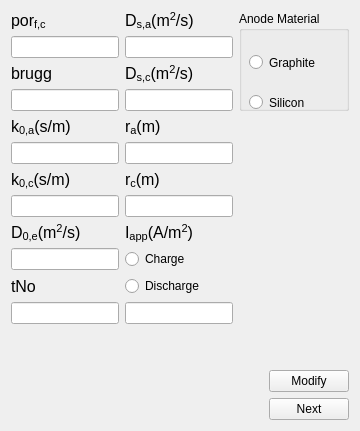
          <widget class="QWidget" name="tab_6">
           <attribute name="title">
            <string>Constant cont.-&gt;</string>
           </attribute>
           <layout class="QGridLayout" name="gridLayout_11">
            <item row="3" column="0">
             <widget class="QLineEdit" name="brugg_lineEdit"/>
            </item>
            <item row="10" column="1">
             <widget class="QRadioButton" name="select_discharge">
              <property name="text">
               <string>Discharge</string>
              </property>
             </widget>
            </item>
            <item row="3" column="1">
             <widget class="QLineEdit" name="dsc_lineEdit"/>
            </item>
            <item row="9" column="1">
             <widget class="QRadioButton" name="select_charge">
              <property name="text">
               <string>Charge</string>
              </property>
             </widget>
            </item>
            <item row="5" column="1">
             <widget class="QLineEdit" name="rsa_lineEdit"/>
            </item>
            <item row="7" column="0">
             <widget class="QLineEdit" name="k0faisc_lineEdit"/>
            </item>
            <item row="6" column="1">
             <widget class="QLabel" name="label_53">
              <property name="font">
               <font>
                <pointsize>12</pointsize>
               </font>
              </property>
              <property name="text">
               <string>r&lt;sub&gt;c&lt;/sub&gt;(m)</string>
              </property>
             </widget>
            </item>
            <item row="8" column="0">
             <widget class="QLabel" name="label_48">
              <property name="font">
               <font>
                <pointsize>12</pointsize>
               </font>
              </property>
              <property name="text">
               <string>&lt;html&gt;&lt;head/&gt;&lt;body&gt;&lt;p&gt;D&lt;span style=&quot; vertical-align:sub;&quot;&gt;0,e&lt;/span&gt;(m&lt;span style=&quot; vertical-align:super;&quot;&gt;2&lt;/span&gt;/s)&lt;/p&gt;&lt;/body&gt;&lt;/html&gt;</string>
              </property>
             </widget>
            </item>
            <item row="5" column="0">
             <widget class="QLineEdit" name="k0faisa_lineEdit"/>
            </item>
            <item row="1" column="1">
             <widget class="QLineEdit" name="dsa_lineEdit"/>
            </item>
            <item row="1" column="0">
             <widget class="QLineEdit" name="porfc_lineEdit"/>
            </item>
            <item row="4" column="1">
             <widget class="QLabel" name="label_52">
              <property name="font">
               <font>
                <pointsize>12</pointsize>
               </font>
              </property>
              <property name="text">
               <string>r&lt;sub&gt;a&lt;/sub&gt;(m)</string>
              </property>
             </widget>
            </item>
            <item row="9" column="0">
             <widget class="QLineEdit" name="d0ce_lineEdit"/>
            </item>
            <item row="0" column="1">
             <widget class="QLabel" name="label_50">
              <property name="font">
               <font>
                <pointsize>12</pointsize>
               </font>
              </property>
              <property name="text">
               <string>&lt;html&gt;&lt;head/&gt;&lt;body&gt;&lt;p&gt;D&lt;span style=&quot; vertical-align:sub;&quot;&gt;s,a&lt;/span&gt;(m&lt;span style=&quot; vertical-align:super;&quot;&gt;2&lt;/span&gt;/s)&lt;/p&gt;&lt;/body&gt;&lt;/html&gt;</string>
              </property>
             </widget>
            </item>
            <item row="4" column="0">
             <widget class="QLabel" name="label_46">
              <property name="font">
               <font>
                <pointsize>12</pointsize>
               </font>
              </property>
              <property name="text">
               <string>&lt;html&gt;&lt;head/&gt;&lt;body&gt;&lt;p&gt;k&lt;span style=&quot; vertical-align:sub;&quot;&gt;0,a&lt;/span&gt;(s/m)&lt;/p&gt;&lt;/body&gt;&lt;/html&gt;</string>
              </property>
             </widget>
            </item>
            <item row="7" column="1">
             <widget class="QLineEdit" name="rsc_lineEdit"/>
            </item>
            <item row="0" column="2" rowspan="4">
             <widget class="QGroupBox" name="groupBox">
              <property name="title">
               <string>Anode Material</string>
              </property>
              <widget class="QRadioButton" name="select_silicon">
               <property name="geometry">
                <rect>
                 <x>10</x>
                 <y>80</y>
                 <width>112</width>
                 <height>23</height>
                </rect>
               </property>
               <property name="text">
                <string>Silicon</string>
               </property>
              </widget>
              <widget class="QRadioButton" name="select_carbon">
               <property name="geometry">
                <rect>
                 <x>10</x>
                 <y>40</y>
                 <width>112</width>
                 <height>23</height>
                </rect>
               </property>
               <property name="text">
                <string>Graphite</string>
               </property>
              </widget>
             </widget>
            </item>
            <item row="0" column="0">
             <widget class="QLabel" name="label_37">
              <property name="font">
               <font>
                <pointsize>12</pointsize>
               </font>
              </property>
              <property name="text">
               <string>&lt;html&gt;&lt;head/&gt;&lt;body&gt;&lt;p&gt;por&lt;span style=&quot; vertical-align:sub;&quot;&gt;f,c&lt;/span&gt;&lt;/p&gt;&lt;/body&gt;&lt;/html&gt;</string>
              </property>
             </widget>
            </item>
            <item row="2" column="0">
             <widget class="QLabel" name="label_38">
              <property name="font">
               <font>
                <pointsize>12</pointsize>
               </font>
              </property>
              <property name="text">
               <string>brugg</string>
              </property>
             </widget>
            </item>
            <item row="2" column="1">
             <widget class="QLabel" name="label_51">
              <property name="font">
               <font>
                <pointsize>12</pointsize>
               </font>
              </property>
              <property name="text">
               <string>&lt;html&gt;&lt;head/&gt;&lt;body&gt;&lt;p&gt;D&lt;span style=&quot; vertical-align:sub;&quot;&gt;s,c&lt;/span&gt;(m&lt;span style=&quot; vertical-align:super;&quot;&gt;2&lt;/span&gt;/s)&lt;/p&gt;&lt;/body&gt;&lt;/html&gt;</string>
              </property>
             </widget>
            </item>
            <item row="6" column="0">
             <widget class="QLabel" name="label_47">
              <property name="font">
               <font>
                <pointsize>12</pointsize>
               </font>
              </property>
              <property name="text">
               <string>&lt;html&gt;&lt;head/&gt;&lt;body&gt;&lt;p&gt;k&lt;span style=&quot; vertical-align:sub;&quot;&gt;0,c&lt;/span&gt;(s/m)&lt;/p&gt;&lt;/body&gt;&lt;/html&gt;</string>
              </property>
             </widget>
            </item>
            <item row="8" column="1">
             <widget class="QLabel" name="label_20">
              <property name="font">
               <font>
                <pointsize>12</pointsize>
               </font>
              </property>
              <property name="text">
               <string>&lt;html&gt;&lt;head/&gt;&lt;body&gt;&lt;p&gt;I&lt;span style=&quot; vertical-align:sub;&quot;&gt;app&lt;/span&gt;(A/m&lt;span style=&quot; vertical-align:super;&quot;&gt;2&lt;/span&gt;)&lt;/p&gt;&lt;/body&gt;&lt;/html&gt;</string>
              </property>
             </widget>
            </item>
            <item row="11" column="1">
             <widget class="QLineEdit" name="I_lineEdit"/>
            </item>
            <item row="10" column="0">
             <widget class="QLabel" name="label_49">
              <property name="font">
               <font>
                <pointsize>12</pointsize>
               </font>
              </property>
              <property name="text">
               <string>tNo</string>
              </property>
             </widget>
            </item>
            <item row="11" column="0">
             <widget class="QLineEdit" name="tno_lineEdit"/>
            </item>
            <item row="13" column="0" colspan="3">
             <layout class="QGridLayout" name="gridLayout_12">
              <item row="0" column="1">
               <widget class="QPushButton" name="change_constant_button">
                <property name="text">
                 <string>Modify</string>
                </property>
               </widget>
              </item>
              <item row="1" column="1">
               <widget class="QPushButton" name="run_constant_button">
                <property name="text">
                 <string>Next</string>
                </property>
               </widget>
              </item>
              <item row="0" column="0">
               <spacer name="horizontalSpacer_4">
                <property name="orientation">
                 <enum>Qt::Horizontal</enum>
                </property>
                <property name="sizeHint" stdset="0">
                 <size>
                  <width>40</width>
                  <height>20</height>
                 </size>
                </property>
               </spacer>
              </item>
             </layout>
            </item>
            <item row="12" column="1">
             <spacer name="verticalSpacer_3">
              <property name="orientation">
               <enum>Qt::Vertical</enum>
              </property>
              <property name="sizeHint" stdset="0">
               <size>
                <width>20</width>
                <height>40</height>
               </size>
              </property>
             </spacer>
            </item>
           </layout>
          </widget>
